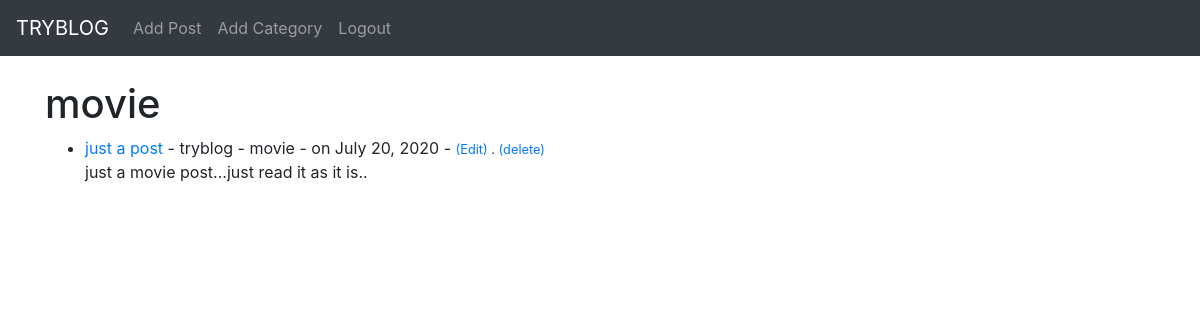
Page /category/movie/ (signed in) on the committed database.
### myblog/models.py (models this page shows, shortened)
class Post(models.Model):
    title = models.CharField(max_length=255)
    title_tag = models.CharField(max_length=255)
    author = models.ForeignKey(User, on_delete=models.CASCADE)
    body = models.TextField()
    post_date = models.DateField(auto_now_add=True)
    category = models.CharField(max_length=255,default='coding')

### myblog/views.py (the view)
# urls.py: path('category/<str:cats>/',CategoryView,name="category")
def CategoryView(request, cats):
    category_posts = Post.objects.filter(category=cats)
    return render(request,'categories.html',{'cats':cats, 'category_posts': category_posts})

### myblog/templates/categories.html
{% extends 'base.html'%}
{% block content %}
{% if category_posts %}
<h1>{{cats}}</h1>
<ul>
{% for post in category_posts %}
<li><a href="{% url 'article-details' post.pk %}">
    {{post.title}}</a>
    - {{post.author}}
    - {{post.category}}
    - on {{ post.post_date }}
    {% if user.is_authenticated %}
    -
    <small>
       <a href="{% url 'update_post' post.pk %}">(Edit)</a> .
       <a href="{% url 'delete_post' post.pk %}">(delete)</a>
    </small><br/>
    {% endif %}
    {{post.body|slice:":200"|safe}}
 </li>
 {% endfor %}
</ul>
{% else %}
<h2>oops!! category doesnot exist....</h2>
{% endif %}
{% endblock %}

### rows in the picture
Post: category "movie", title "just a post", author "tryblog", post_date "July 20, 2020", body "just a movie post...just read it as it is.."
